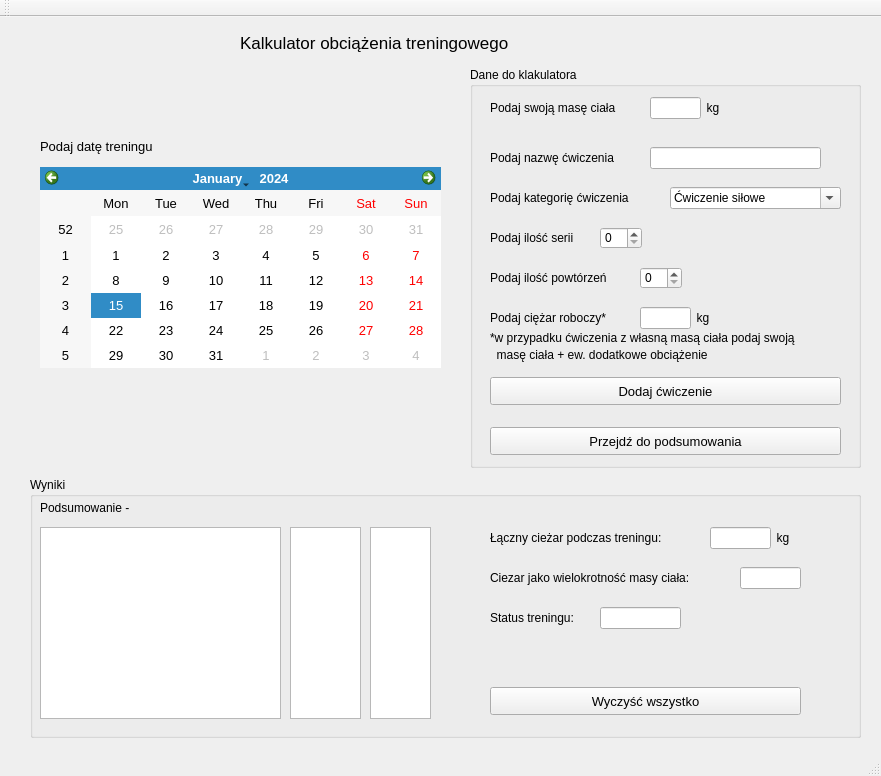
<?xml version="1.0" encoding="UTF-8"?>
<ui version="4.0">
 <class>MainWindow</class>
 <widget class="QMainWindow" name="MainWindow">
  <property name="geometry">
   <rect>
    <x>0</x>
    <y>0</y>
    <width>881</width>
    <height>776</height>
   </rect>
  </property>
  <property name="windowTitle">
   <string>MainWindow</string>
  </property>
  <widget class="QWidget" name="centralWidget">
   <widget class="QCalendarWidget" name="data">
    <property name="geometry">
     <rect>
      <x>40</x>
      <y>150</y>
      <width>401</width>
      <height>201</height>
     </rect>
    </property>
    <property name="font">
     <font>
      <pointsize>10</pointsize>
     </font>
    </property>
   </widget>
   <widget class="QLabel" name="naglowek">
    <property name="geometry">
     <rect>
      <x>240</x>
      <y>10</y>
      <width>351</width>
      <height>31</height>
     </rect>
    </property>
    <property name="font">
     <font>
      <pointsize>13</pointsize>
     </font>
    </property>
    <property name="text">
     <string>Kalkulator obciążenia treningowego</string>
    </property>
   </widget>
   <widget class="QLabel" name="DataLabel">
    <property name="geometry">
     <rect>
      <x>40</x>
      <y>119</y>
      <width>161</width>
      <height>21</height>
     </rect>
    </property>
    <property name="font">
     <font>
      <pointsize>10</pointsize>
     </font>
    </property>
    <property name="text">
     <string>Podaj datę treningu</string>
    </property>
   </widget>
   <widget class="QGroupBox" name="Dane">
    <property name="geometry">
     <rect>
      <x>470</x>
      <y>50</y>
      <width>391</width>
      <height>401</height>
     </rect>
    </property>
    <property name="title">
     <string>Dane do klakulatora</string>
    </property>
    <widget class="QLabel" name="Kg_2">
     <property name="geometry">
      <rect>
       <x>230</x>
       <y>30</y>
       <width>53</width>
       <height>21</height>
      </rect>
     </property>
     <property name="text">
      <string>  kg</string>
     </property>
    </widget>
    <widget class="QLabel" name="KategoriaLabel">
     <property name="geometry">
      <rect>
       <x>20</x>
       <y>120</y>
       <width>181</width>
       <height>21</height>
      </rect>
     </property>
     <property name="font">
      <font>
       <pointsize>9</pointsize>
      </font>
     </property>
     <property name="text">
      <string>Podaj kategorię ćwiczenia</string>
     </property>
    </widget>
    <widget class="QLabel" name="PowtLabel">
     <property name="geometry">
      <rect>
       <x>20</x>
       <y>200</y>
       <width>151</width>
       <height>21</height>
      </rect>
     </property>
     <property name="font">
      <font>
       <pointsize>9</pointsize>
      </font>
     </property>
     <property name="text">
      <string>Podaj ilość powtórzeń</string>
     </property>
    </widget>
    <widget class="QPushButton" name="PrzejdzDo">
     <property name="geometry">
      <rect>
       <x>20</x>
       <y>360</y>
       <width>351</width>
       <height>28</height>
      </rect>
     </property>
     <property name="font">
      <font>
       <pointsize>10</pointsize>
      </font>
     </property>
     <property name="text">
      <string>Przejdź do podsumowania</string>
     </property>
    </widget>
    <widget class="QPushButton" name="dodaj">
     <property name="geometry">
      <rect>
       <x>20</x>
       <y>310</y>
       <width>351</width>
       <height>28</height>
      </rect>
     </property>
     <property name="font">
      <font>
       <pointsize>10</pointsize>
      </font>
     </property>
     <property name="text">
      <string>Dodaj ćwiczenie</string>
     </property>
    </widget>
    <widget class="QLabel" name="MasaLabel">
     <property name="geometry">
      <rect>
       <x>20</x>
       <y>30</y>
       <width>161</width>
       <height>21</height>
      </rect>
     </property>
     <property name="font">
      <font>
       <pointsize>9</pointsize>
      </font>
     </property>
     <property name="text">
      <string>Podaj swoją masę ciała</string>
     </property>
    </widget>
    <widget class="QLabel" name="CwiczenieLabel">
     <property name="geometry">
      <rect>
       <x>20</x>
       <y>80</y>
       <width>161</width>
       <height>21</height>
      </rect>
     </property>
     <property name="font">
      <font>
       <pointsize>9</pointsize>
      </font>
     </property>
     <property name="text">
      <string>Podaj nazwę ćwiczenia</string>
     </property>
    </widget>
    <widget class="QLabel" name="Kg">
     <property name="geometry">
      <rect>
       <x>220</x>
       <y>240</y>
       <width>53</width>
       <height>21</height>
      </rect>
     </property>
     <property name="text">
      <string>  kg</string>
     </property>
    </widget>
    <widget class="QLineEdit" name="cwiczenie">
     <property name="geometry">
      <rect>
       <x>180</x>
       <y>80</y>
       <width>171</width>
       <height>22</height>
      </rect>
     </property>
    </widget>
    <widget class="QLineEdit" name="masa">
     <property name="geometry">
      <rect>
       <x>180</x>
       <y>30</y>
       <width>51</width>
       <height>22</height>
      </rect>
     </property>
    </widget>
    <widget class="QComboBox" name="kategoria">
     <property name="geometry">
      <rect>
       <x>200</x>
       <y>120</y>
       <width>171</width>
       <height>22</height>
      </rect>
     </property>
     <property name="font">
      <font>
       <pointsize>9</pointsize>
      </font>
     </property>
     <property name="editable">
      <bool>true</bool>
     </property>
     <property name="currentText">
      <string>Ćwiczenie siłowe</string>
     </property>
     <property name="currentIndex">
      <number>0</number>
     </property>
     <item>
      <property name="text">
       <string>Ćwiczenie siłowe</string>
      </property>
     </item>
     <item>
      <property name="text">
       <string>Olimp. podn. ciężarów</string>
      </property>
     </item>
     <item>
      <property name="text">
       <string>Hipertroficzne</string>
      </property>
     </item>
     <item>
      <property name="text">
       <string>Plajometryczne</string>
      </property>
     </item>
     <item>
      <property name="text">
       <string>Akcesoryjne</string>
      </property>
     </item>
     <item>
      <property name="text">
       <string>Rehabilitacyjne</string>
      </property>
     </item>
    </widget>
    <widget class="QSpinBox" name="powtorzenia">
     <property name="geometry">
      <rect>
       <x>170</x>
       <y>200</y>
       <width>42</width>
       <height>22</height>
      </rect>
     </property>
    </widget>
    <widget class="QSpinBox" name="serie">
     <property name="geometry">
      <rect>
       <x>130</x>
       <y>160</y>
       <width>42</width>
       <height>22</height>
      </rect>
     </property>
    </widget>
    <widget class="QLabel" name="CiezarLabel">
     <property name="geometry">
      <rect>
       <x>20</x>
       <y>240</y>
       <width>151</width>
       <height>21</height>
      </rect>
     </property>
     <property name="font">
      <font>
       <pointsize>9</pointsize>
      </font>
     </property>
     <property name="text">
      <string>Podaj ciężar roboczy*</string>
     </property>
    </widget>
    <widget class="QLabel" name="Adnotacja2">
     <property name="geometry">
      <rect>
       <x>20</x>
       <y>280</y>
       <width>331</width>
       <height>16</height>
      </rect>
     </property>
     <property name="text">
      <string>  masę ciała + ew. dodatkowe obciążenie</string>
     </property>
    </widget>
    <widget class="QLabel" name="SerieLabel">
     <property name="geometry">
      <rect>
       <x>20</x>
       <y>160</y>
       <width>111</width>
       <height>21</height>
      </rect>
     </property>
     <property name="font">
      <font>
       <pointsize>9</pointsize>
      </font>
     </property>
     <property name="text">
      <string>Podaj ilość serii</string>
     </property>
    </widget>
    <widget class="QLabel" name="Adnotacja">
     <property name="geometry">
      <rect>
       <x>20</x>
       <y>260</y>
       <width>351</width>
       <height>21</height>
      </rect>
     </property>
     <property name="text">
      <string>*w przypadku ćwiczenia z własną masą ciała podaj swoją</string>
     </property>
    </widget>
    <widget class="QLineEdit" name="ciezar">
     <property name="geometry">
      <rect>
       <x>170</x>
       <y>240</y>
       <width>51</width>
       <height>22</height>
      </rect>
     </property>
    </widget>
   </widget>
   <widget class="QGroupBox" name="Wyniki">
    <property name="geometry">
     <rect>
      <x>30</x>
      <y>460</y>
      <width>831</width>
      <height>261</height>
     </rect>
    </property>
    <property name="title">
     <string>Wyniki</string>
    </property>
    <widget class="QPushButton" name="Wyczysc">
     <property name="geometry">
      <rect>
       <x>460</x>
       <y>210</y>
       <width>311</width>
       <height>28</height>
      </rect>
     </property>
     <property name="font">
      <font>
       <pointsize>10</pointsize>
      </font>
     </property>
     <property name="text">
      <string>Wyczyść wszystko</string>
     </property>
    </widget>
    <widget class="QLabel" name="P1">
     <property name="geometry">
      <rect>
       <x>460</x>
       <y>50</y>
       <width>211</width>
       <height>21</height>
      </rect>
     </property>
     <property name="font">
      <font>
       <pointsize>9</pointsize>
      </font>
     </property>
     <property name="text">
      <string>Łączny cieżar podczas treningu:</string>
     </property>
    </widget>
    <widget class="QLabel" name="P2">
     <property name="geometry">
      <rect>
       <x>460</x>
       <y>90</y>
       <width>251</width>
       <height>21</height>
      </rect>
     </property>
     <property name="font">
      <font>
       <pointsize>9</pointsize>
      </font>
     </property>
     <property name="text">
      <string>Ciezar jako wielokrotność masy ciała:</string>
     </property>
    </widget>
    <widget class="QLabel" name="Kg_3">
     <property name="geometry">
      <rect>
       <x>740</x>
       <y>50</y>
       <width>41</width>
       <height>21</height>
      </rect>
     </property>
     <property name="text">
      <string>  kg</string>
     </property>
    </widget>
    <widget class="QLabel" name="Podsumowanie">
     <property name="geometry">
      <rect>
       <x>10</x>
       <y>20</y>
       <width>121</width>
       <height>21</height>
      </rect>
     </property>
     <property name="font">
      <font>
       <pointsize>9</pointsize>
      </font>
     </property>
     <property name="text">
      <string>Podsumowanie -</string>
     </property>
    </widget>
    <widget class="QLabel" name="P3">
     <property name="geometry">
      <rect>
       <x>460</x>
       <y>130</y>
       <width>111</width>
       <height>21</height>
      </rect>
     </property>
     <property name="font">
      <font>
       <pointsize>9</pointsize>
      </font>
     </property>
     <property name="text">
      <string>Status treningu:</string>
     </property>
    </widget>
    <widget class="QListWidget" name="ListaCiezarow">
     <property name="geometry">
      <rect>
       <x>340</x>
       <y>50</y>
       <width>61</width>
       <height>192</height>
      </rect>
     </property>
    </widget>
    <widget class="QLabel" name="DataPodsumowania">
     <property name="geometry">
      <rect>
       <x>130</x>
       <y>20</y>
       <width>111</width>
       <height>21</height>
      </rect>
     </property>
     <property name="font">
      <font>
       <pointsize>9</pointsize>
      </font>
     </property>
     <property name="text">
      <string/>
     </property>
    </widget>
    <widget class="QLineEdit" name="PodsStatus">
     <property name="geometry">
      <rect>
       <x>570</x>
       <y>130</y>
       <width>81</width>
       <height>22</height>
      </rect>
     </property>
     <property name="readOnly">
      <bool>true</bool>
     </property>
    </widget>
    <widget class="QLineEdit" name="PodsWielokrotnosc">
     <property name="geometry">
      <rect>
       <x>710</x>
       <y>90</y>
       <width>61</width>
       <height>22</height>
      </rect>
     </property>
     <property name="readOnly">
      <bool>true</bool>
     </property>
    </widget>
    <widget class="QLabel" name="zalecenie">
     <property name="geometry">
      <rect>
       <x>460</x>
       <y>170</y>
       <width>351</width>
       <height>21</height>
      </rect>
     </property>
     <property name="font">
      <font>
       <pointsize>9</pointsize>
      </font>
     </property>
     <property name="text">
      <string/>
     </property>
    </widget>
    <widget class="QListWidget" name="ListaCwiczen">
     <property name="geometry">
      <rect>
       <x>10</x>
       <y>50</y>
       <width>241</width>
       <height>192</height>
      </rect>
     </property>
    </widget>
    <widget class="QListWidget" name="ListaVol">
     <property name="geometry">
      <rect>
       <x>260</x>
       <y>50</y>
       <width>71</width>
       <height>192</height>
      </rect>
     </property>
    </widget>
    <widget class="QLineEdit" name="PodsCiezar">
     <property name="geometry">
      <rect>
       <x>680</x>
       <y>50</y>
       <width>61</width>
       <height>22</height>
      </rect>
     </property>
     <property name="readOnly">
      <bool>true</bool>
     </property>
    </widget>
   </widget>
  </widget>
  <widget class="QToolBar" name="mainToolBar">
   <attribute name="toolBarArea">
    <enum>TopToolBarArea</enum>
   </attribute>
   <attribute name="toolBarBreak">
    <bool>false</bool>
   </attribute>
  </widget>
  <widget class="QStatusBar" name="statusBar"/>
 </widget>
 <layoutdefault spacing="6" margin="11"/>
 <resources/>
 <connections/>
</ui>
